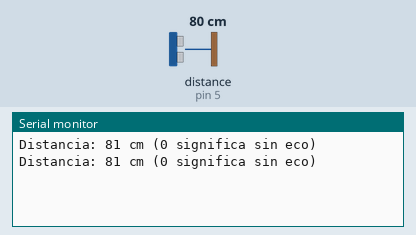
Recording of a sketch running on a simulated Arduino Uno, built with avr-gcc and run on an emulated ATmega328P. Parts: the last lines printed to the serial monitor. Inputs (shaded band) come from the test bench; at power-on: distance to the obstacle (sensor on pin 5) 80 cm. The echo pulse lasts 58.3 µs per cm.

Above: at 1.8 s.
1.9 s: distance to the obstacle (sensor on pin 5) set to 2 cm
At 2.8 s:
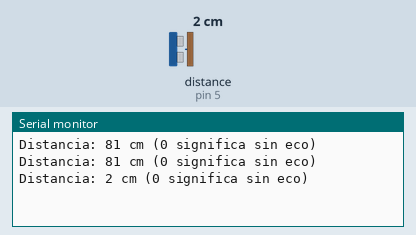
3.4 s: distance to the obstacle (sensor on pin 5) set to 4 cm
At 4.8 s:
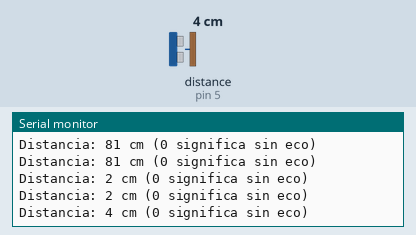
Timing chart, 0 to 6.4 s (numbered marks = the images above; inputs shaded):
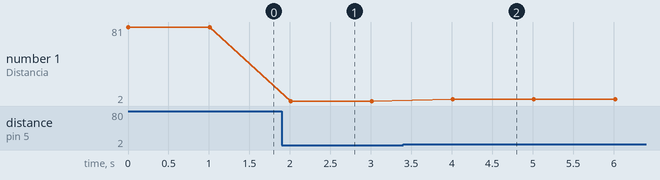

Measured:
- after the input at 1.9 s, the serial monitor: prints a new line after 0.11 s (image 1)
- after the input at 3.4 s, the serial monitor: prints a new line after 0.61 s (image 2)
- plotted number 1: 81 → 2 after the input at 1.9 s, 2 → 4 after the input at 3.4 s

The sketch:

hc_sr04.ino
```cpp
#include <NewPing.h>

// HC-SR04: Trigger en D4, Echo en D5 y distancia maxima de 400 cm.
const byte TRIGGER_PIN = 4;
const byte ECHO_PIN = 5;
const unsigned int MAX_DISTANCE_CM = 400;

// NewPing genera el pulso Trigger, espera Echo y convierte el tiempo a cm.
NewPing sonar(TRIGGER_PIN, ECHO_PIN, MAX_DISTANCE_CM);

void setup() {
  Serial.begin(115200);
}

void loop() {
  unsigned int distanceCm = sonar.ping_cm();
  Serial.print(F("Distancia: "));
  Serial.print(distanceCm);
  Serial.println(F(" cm (0 significa sin eco)"));
  delay(1000);
}
```
